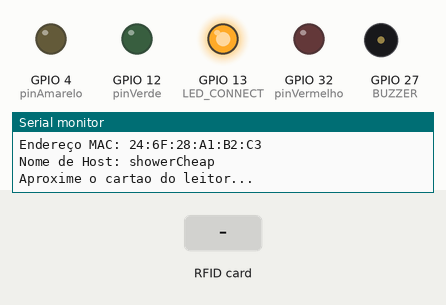
Simulated run of this sketch. Board: ESP32. Shown: output pins drawn as LEDs (lit = HIGH), buzzer (waves = sounding, pin HIGH), the last lines printed to the serial monitor. The inputs (shaded band) are chosen by the test bench. WiFi joins after 1.5 s; servers stay silent unless stated; uploads are accepted with an empty reply.

Above: at 5.9 s.
6.0 s: RFID card 13 12 19 93 held to the reader
At 6.8 s:
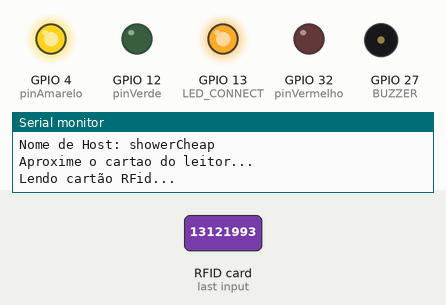
At 7.5 s:
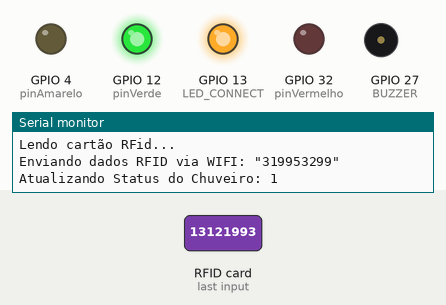
Timing chart, 0 to 9.0 s (numbered marks = the images above; inputs shaded):
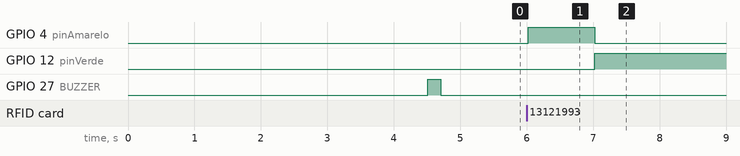

The sketch:

espRfidBoardMain.ino
```cpp
//BIBLIOTECAS RFID:
#include <MFRC522.h>
#include <SPI.h>
#include <Wire.h>
#include <WiFi.h>
#include <HTTPClient.h>
#include <ArduinoJson.h>

//CONFIGURAÇÃO DO BUZZER:
#define BUZZER 27

//DEFINIÇÕES RFID:
#define SS_PIN    5
#define RST_PIN   22
#define SIZE_BUFFER     18
#define MAX_SIZE_BLOCK  16
#define pinVerde     12
#define pinVermelho  32
#define pinAmarelo  4
//esse objeto 'chave' é utilizado para autenticação
MFRC522::MIFARE_Key key;
//código de status de retorno da autenticação
MFRC522::StatusCode status;
// Definicoes pino modulo RC522
MFRC522 mfrc522(SS_PIN, RST_PIN);
unsigned long UID_CARD;

//CONFIGURAÇÃO DO DATALOGGER REMOTO: FIREBASE
const char * SHOWERUID = "projetomestradouft";

int stateShower = 0;
bool showerStatusConnect = false;

//CONFIGURAÇÃO WIFI:
WiFiClient cliente;
const char * HOSTNAME = "showerCheap";
#define LED_CONNECT 13

//HOTSPOT:
const char * networkName = "Casa 2.4G";
const char * networkPswd = "13121993";

void setup() {

  Serial.begin(115200);
  delay(3000);

  pinMode(BUZZER, OUTPUT);

  //CONEXÃO COM A WIFI:
  connectToWiFi(networkName, networkPswd);
  pinMode(LED_CONNECT, OUTPUT);

  //DEFINIÇÕES RFID:
  SPI.begin(); // Init SPI bus
  pinMode(pinVerde, OUTPUT);
  pinMode(pinVermelho, OUTPUT);
  pinMode(pinAmarelo, OUTPUT);

  // Inicia MFRC522
  mfrc522.PCD_Init();

  // Mensagens iniciais no serial monitor
  Serial.println("Aproxime o cartao do leitor...");
  Serial.println();

}

void loop()
{
  // Aguarda a aproximacao do cartao
  if ( ! mfrc522.PICC_IsNewCardPresent())
  {
    return;
  }
  // Seleciona um dos cartoes
  if ( ! mfrc522.PICC_ReadCardSerial())
  {
    return;
  }

  testaConexao();

  Serial.println("Lendo cartão RFid...");

  UID_CARD = leituraDados();


  // instrui o PICC quando no estado ACTIVE a ir para um estado de "parada"
  mfrc522.PICC_HaltA();
  // "stop" a encriptação do PCD, deve ser chamado após a comunicação com autenticação, caso contrário novas comunicações não poderão ser iniciadas
  mfrc522.PCD_StopCrypto1();


    // AKI SE FAZ O PREENCHIMENTO DA MENSAGEM A SER ENVIADA
    //-----------------------------------------------------

    //String newValue = "Time since boot: " + String(millis()/1000);
    String userUID = String(UID_CARD);
    Serial.println("Enviando dados RFID via WIFI: \"" + userUID + "\"");
    Serial.println("");

    showerPanelUpdate(userUID);

    delay(4000);

//    // Read the value of the characteristic 2.
//    if(pRemoteCharacteristic2->canRead())
//    {
//      delay(3000);
//      std::string value2 = pRemoteCharacteristic2->readValue();
//      Serial.print("Status atual: ");
//      Serial.println(value2.c_str());
//      Serial.println("");
//      if(value2 == "LIBERADO")
//      {
//          digitalWrite(pinVermelho, LOW);
//          digitalWrite(pinVerde, HIGH);
//      }
//      else
//      {
//          if(value2 == "TRAVADO")
//          {
//              digitalWrite(pinVermelho, HIGH);
//              digitalWrite(pinVerde, LOW);
//          }
//      }
//   }

//  }else if(doScan){
//    BLEDevice::getScan()->start(0);  // this is just eample to start scan after disconnect, most likely there is better way to do it in arduino
//  }
//  delay(1000); // Delay a second between loops.
//
} // End of loop

unsigned long leituraDados()
{
  //imprime os detalhes tecnicos do cartão/tag
  //mfrc522.PICC_DumpDetailsToSerial(&(mfrc522.uid));

  //pega o UID do cartão
  unsigned long card_uid;
  card_uid =  mfrc522.uid.uidByte[0] << 24;
  card_uid += mfrc522.uid.uidByte[1] << 16;
  card_uid += mfrc522.uid.uidByte[2] <<  8;
  card_uid += mfrc522.uid.uidByte[3];

  //Prepara a chave - todas as chaves estão configuradas para FFFFFFFFFFFFh (Padrão de fábrica).
  for (byte i = 0; i < 6; i++)
    key.keyByte[i] = 0xFF;

  //buffer para colocar os dados lidos
  byte buffer[SIZE_BUFFER] = {0};

  //variavel char que recebe os dados do buffer
  char id[MAX_SIZE_BLOCK] = {0};

  //bloco que faremos a operação
  byte bloco = 1;
  byte tamanho = SIZE_BUFFER;

  //variável de negacao de acesso
  int deny = 0;

  //faz a autenticação do bloco que vamos operar
  status = mfrc522.PCD_Authenticate(MFRC522::PICC_CMD_MF_AUTH_KEY_A, bloco, &key, &(mfrc522.uid)); //line 834 of MFRC522.cpp file
  if (status != MFRC522::STATUS_OK) {
    Serial.print(F("Authentication failed: "));
    Serial.println(mfrc522.GetStatusCodeName(status));
    digitalWrite(pinVermelho, HIGH);
    delay(1000);
    digitalWrite(pinVermelho, LOW);
    return 0;
  }

  //faz a leitura dos dados do bloco
  status = mfrc522.MIFARE_Read(bloco, buffer, &tamanho);
  if (status != MFRC522::STATUS_OK) {
    Serial.print(F("Reading failed: "));
    Serial.println(mfrc522.GetStatusCodeName(status));
    digitalWrite(pinVermelho, HIGH);
    delay(1000);
    digitalWrite(pinVermelho, LOW);
    return 0;
  }
  else{
      digitalWrite(pinAmarelo, HIGH);
      delay(1000);
      digitalWrite(pinAmarelo, LOW);
  }


     //Serial.println(card_uid);
     return card_uid;

}

void connectToWiFi(const char * ssid, const char * pwd)
{
  int ledState = 0;
  digitalWrite(LED_CONNECT, LOW);
  Serial.println("");
  Serial.println("Buscando rede WiFi: " + String(ssid));

  WiFi.begin(ssid, pwd);

  while (WiFi.status() != WL_CONNECTED)
  {
    // Pisca leds enquanto busca/conecta
    digitalWrite(LED_CONNECT, ledState);
    ledState = (ledState + 1) % 2; // Flip ledState
    delay(500);
    Serial.print(".");
  }
  WiFi.setHostname(HOSTNAME);
  Serial.println();
  Serial.println("Conectado à rede WiFi!");
  Serial.print("Endereço IP: ");
  Serial.println(WiFi.localIP());
  Serial.print("Potência do sinal: ");
  Serial.println(WiFi.RSSI());
  Serial.print("Endereço MAC: ");
  Serial.println(WiFi.macAddress());
  Serial.print("Nome de Host: ");
  Serial.println(WiFi.getHostname());
  Serial.println();
  digitalWrite(LED_CONNECT, HIGH);
  //ACIONA BUZZER UMA VEZ:
  digitalWrite(BUZZER, HIGH);
  delay(200);
  digitalWrite(BUZZER, LOW);

  //INICIALIZA PROTOCOLO UDP PARA UTC:
  //udpInit();
}

void testaConexao()
{

  if (WiFi.status() != WL_CONNECTED)
  {
    WiFi.disconnect();
    Serial.println();
    Serial.println("Wifi desconectado...");
    Serial.println();
    Serial.println("Reconectando...");
    Serial.println();
    //REEFETUA TENTATIVA DE CONEXÃO:
    connectToWiFi(networkName, networkPswd);
  }

}

void showerPanelUpdate(String userUID)
{
  if (WiFi.status() == WL_CONNECTED)
  {
    HTTPClient http;
    http.begin("https://showercheap-9ae49.firebaseapp.com/api/v1/showers/projetomestradouft");
    http.addHeader("Content-Type", "application/json");
    StaticJsonDocument<50> tempDocument;
    stateShower = (stateShower + 1) % 2; // Flip stateShower
    digitalWrite(pinVerde, stateShower);
    digitalWrite(pinVermelho, !stateShower);
    if(stateShower == 0)
      showerStatusConnect = false;
    else
      showerStatusConnect = true;
    tempDocument["showerOn"] = showerStatusConnect;
    Serial.println("");
    Serial.println("Atualizando Status do Chuveiro: " + String(showerStatusConnect));
    char buffer[50];
    serializeJson(tempDocument, buffer);
    http.PATCH(buffer);
    http.end();
    delay(500);
  }
  else
  {
     Serial.println("");
     Serial.println("Sem conexão com a Internet!");
  }

}
```

Measured:
- after the input at 6.0 s, GPIO 4 (pinAmarelo): LOW → HIGH at once, → LOW 1.0 s later; GPIO 12 (pinVerde): LOW → HIGH after 1.0 s
